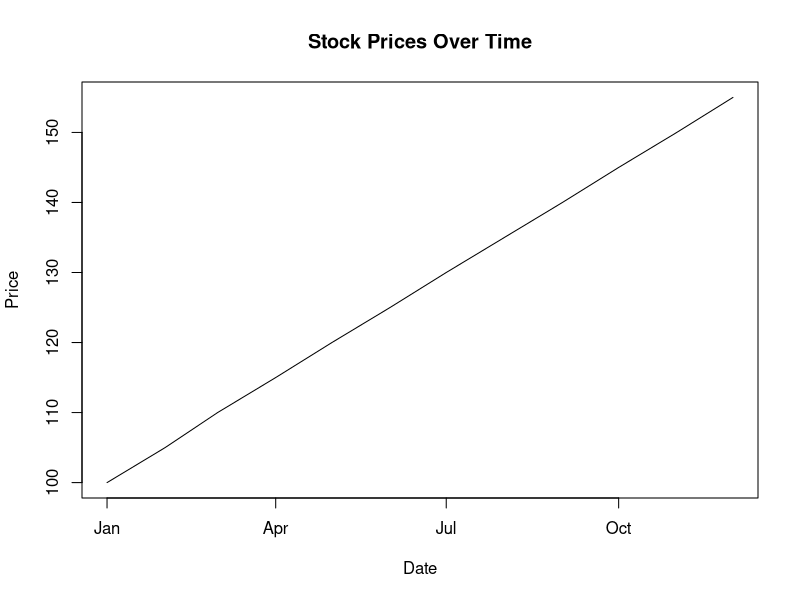
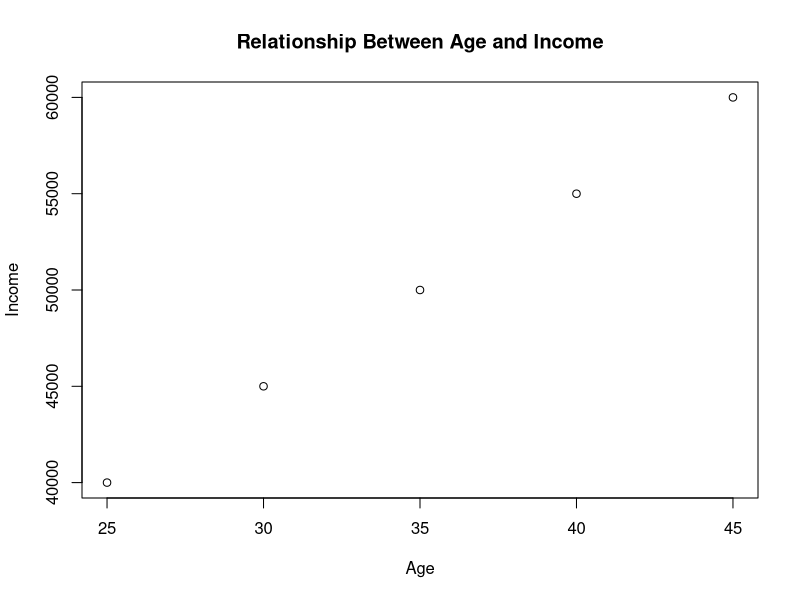
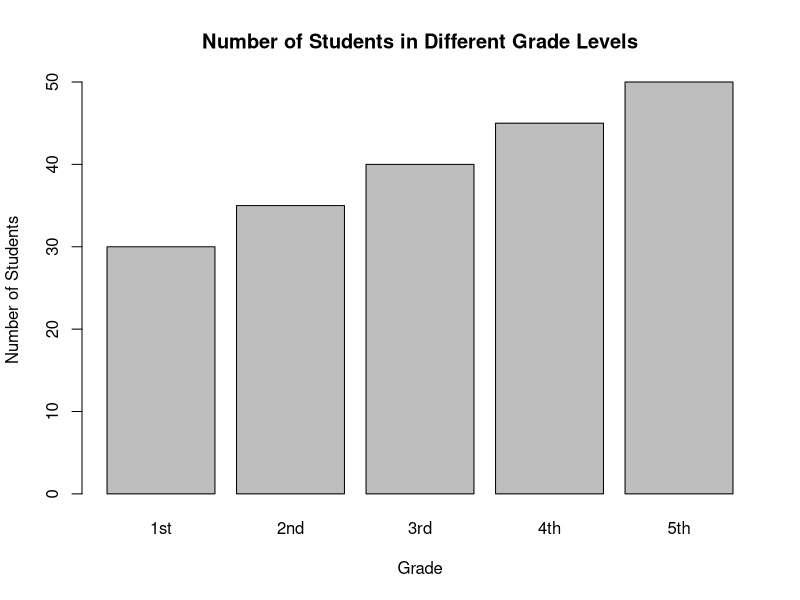
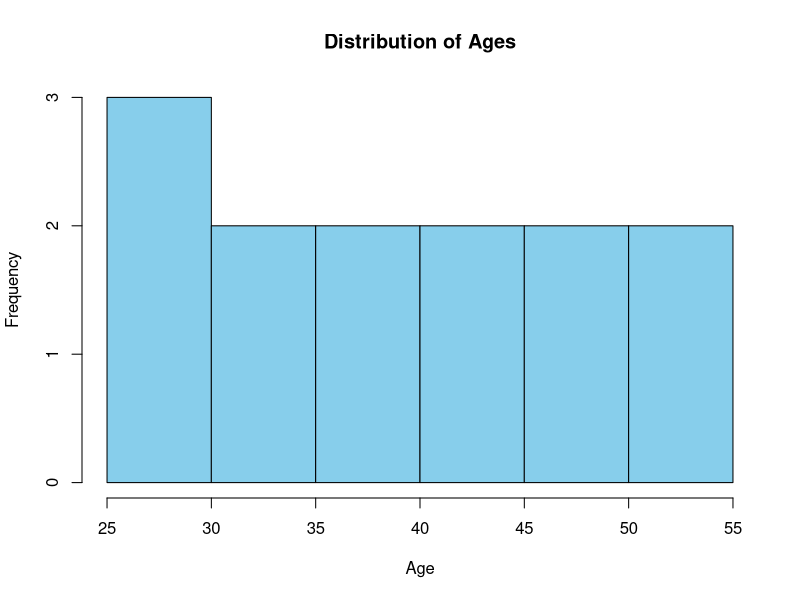
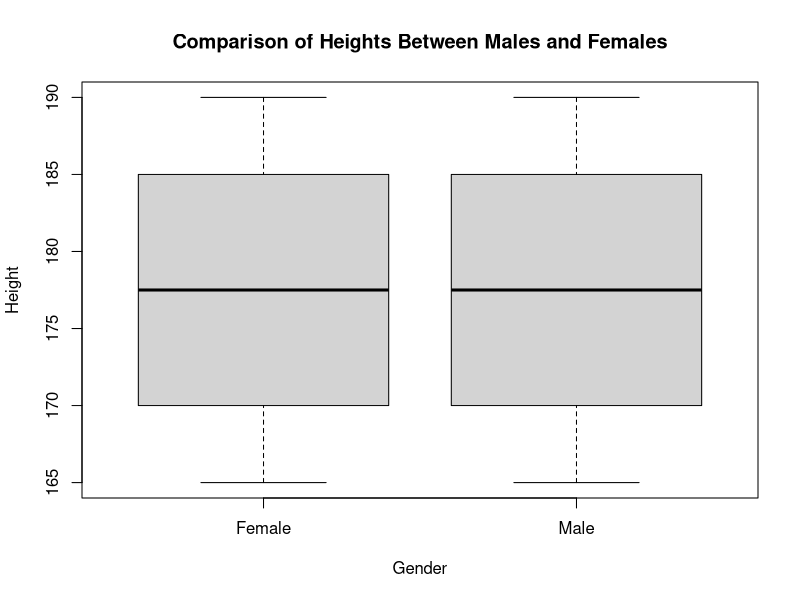

R code for these plots, in order:
#1
stock_prices <- data.frame(Date = seq(as.Date("2023-01-01"), by = "month", length.out = 12),
                           Price = c(100, 105, 110, 115, 120, 125, 130, 135, 140, 145, 150, 155))
plot(stock_prices$Date, stock_prices$Price, type = "l", main = "Stock Prices Over Time", xlab = "Date", ylab = "Price")

#2
age_income <- data.frame(Age = c(25, 30, 35, 40, 45),
                         Income = c(40000, 45000, 50000, 55000, 60000))
plot(age_income$Age, age_income$Income, main = "Relationship Between Age and Income", xlab = "Age", ylab = "Income")

#3
grade_levels <- data.frame(Grade = c("1st", "2nd", "3rd", "4th", "5th"),
                           Number_of_Students = c(30, 35, 40, 45, 50))
barplot(grade_levels$Number_of_Students, names.arg = grade_levels$Grade, main = "Number of Students in Different Grade Levels", xlab = "Grade", ylab = "Number of Students")

#4
ages <- c(25, 28, 30, 32, 35, 38, 40, 42, 45, 48, 50, 52, 55)
hist(ages, main = "Distribution of Ages", xlab = "Age", ylab = "Frequency", col = "skyblue")

#5
heights <- data.frame(Gender = rep(c("Male", "Female"), each = 10),
                      Height = c(170, 175, 180, 185, 190, 165, 170, 175, 180, 185))
boxplot(Height ~ Gender, data = heights, main = "Comparison of Heights Between Males and Females", xlab = "Gender", ylab = "Height")

